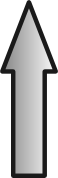
#> input picture graphics/source/arrow.png, 58 x 178 px; its folder holds 4 pictures in this run; the run also reads 2 pictures not shown here
$ python makeatlas.py
#> lines starting #> are read from the running program, lines starting #| are printed output that depends on the picture

import os,sys
from PIL import Image

class GraphicObject:
	def __init__(self,fname):
		self.fileName = fname
		self.image = Image.open(fname)

	def width(self):
		return self.image.size[0]

	def height(self):
		return self.image.size[1]

	def render(self,atlas,x,y):
		atlas.paste(self.image,(x,y))

	def getName(self):
		return os.path.basename(self.fileName)[:-4]

	def renderJSON(self,f,x,y,isLast):
		tab = "        "
		f.write(tab+'"{0}": {{\n'.format(self.getName()))
		xy = '"x":{0},"y":{1}'.format(x,y)
		wh = '"w":{0},"h":{1}'.format(self.width(),self.height())
		f.write(tab+'    "frame":{{ {0},{1} }},\n'.format(xy,wh))
		f.write(tab+'    "rotated":false,\n')
		f.write(tab+'    "trimmed":false,\n')
		xy = '"x":{0},"y":{1}'.format(0,0)
		f.write(tab+'    "spriteSourceSize":{{ {0},{1} }},\n'.format(xy,wh))
		f.write(tab+'    "sourceSize":{{ {0} }}\n'.format(wh))
		f.write(tab+"}}{0}\n".format("" if isLast else ","))

class GraphicPacker:
	def __init__(self):
		self.imageWidth = 512 															# width of atlas sheet.
		self.imageList = []																# list of images.

	def append(self,graphicObject):
		self.imageList.append({ "object":graphicObject, "area":graphicObject.width()*graphicObject.height() })
		while graphicObject.width() > self.imageWidth:
			self.imageWidth = self.imageWidth * 2

	def pack(self,packStep = 4):

		self.atlasHeight = 0
		iList = sorted(self.imageList,key=lambda k: k['area'],reverse = True)			# list sorted largest first.
		for i in range(0,len(iList)):													# for every element.
			x = 0																		# suggested position.
			y = 0
			isOk = False 																# set true when done.
			while not isOk:																# keep going until found.
				iList[i]["left"] = x													# save position
				iList[i]["top"] = y
				iList[i]["right"] = x + iList[i]["object"].width()
				iList[i]["bottom"] = y + iList[i]["object"].height()
				isOk = self.canPlace(iList[i],iList,0,i-1)								# check if it can go there
				if not isOk:															# it can't.
					x = x + packStep															# try slightly to right.
					if x + iList[i]["object"].width() >= self.imageWidth: 				# if it can't fit on this line
						x = 0															# move down.
						y = y + packStep

			self.atlasHeight = max(self.atlasHeight,iList[i]["bottom"]+2)				# update the bottom size

	def render(self,baseName):
		baseName = baseName.lower()														# all file names l/c
		atlas = Image.new("RGBA",(self.imageWidth,self.atlasHeight),(0,0,0,0))			# blue background
		for image in self.imageList:													# render all images
			image["object"].render(atlas,image["left"],image["top"])
		atlas.save(baseName+".png",optimize=True)										# save atlas image

		subText = open(baseName+".json","w")											# create text
		subText.write("{\n")
		subText.write('    "frames":{\n')

		for image in self.imageList:
			image["object"].renderJSON(subText,image["left"],image["top"],image == self.imageList[-1])
		subText.write("    },\n")
		subText.write('    "meta":{\n');
		subText.write('        "app":"Paul Robson\'s Python texture packer",\n');
		subText.write('        "version":"1.0",\n');
		subText.write('        "image":"{0}",\n'.format(baseName+".png"));
		subText.write('        "size":{\n');
		subText.write('             "w":{0},\n'.format(self.imageWidth));
		subText.write('             "h":{0}\n'.format(self.atlasHeight));
		subText.write('         },\n');
		subText.write('         "scale":1\n    }\n}\n');
		subText.close()

	def canPlace(self,item,iList,first,last):
		for i in range(first,last+1):													# work through all.
			if self.collides(iList[i],item):											# if collision found return False
				return False
		return True 																	# No collisions return true

	def collides(self,r1,r2):															# Check two items collide.
		separate = 	r1["right"] < r2["left"] or \
					r1["left"] > r2["right"] or \
					r1["top"] > r2["bottom"] or \
					r1["bottom"] < r2["top"]
		return not separate


count = 0
gpack = GraphicPacker()
for root,dirs,files in os.walk("source"):
	for f in files:
		count = count + 1
		fName = root + os.sep + f
		gob = GraphicObject(fName)
		gpack.append(gob)
#> this loop made 4 passes
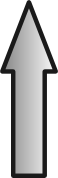
#> input picture graphics/source/arrow.png, 58 x 178 px
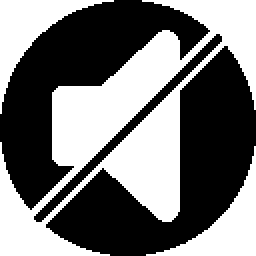
#> input picture graphics/source/i_music_off.png, 128 x 128 px (shown 2 times larger)
#> pass 3, in __init__ (call 3), `self.image = Image.open(fname)`:
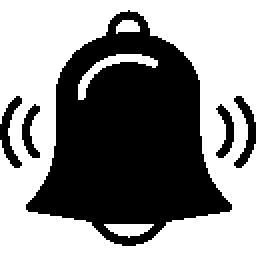
#> self.image: PIL image 128x128 P (shown 2 times larger); mean R, G, B, A 0, 0, 0, 116.4; transparent parts drawn white
gpack.pack()
gpack.render("sprites")
#> in render, `atlas = Image.new("RGBA",(self.imageWidth,self.atlasHeight),(0,0,0,0))`: atlas: PIL image 512x180 RGBA; every value is 0
#> after the loop in render, `for image in self.imageList:`:
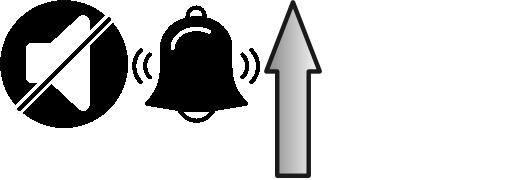
#> atlas: PIL image 512x180 RGBA; mean R, G, B, A 26.9, 26.9, 26.9, 67.2; transparent parts drawn white
print("Grabbed {0} sprites".format(count))
